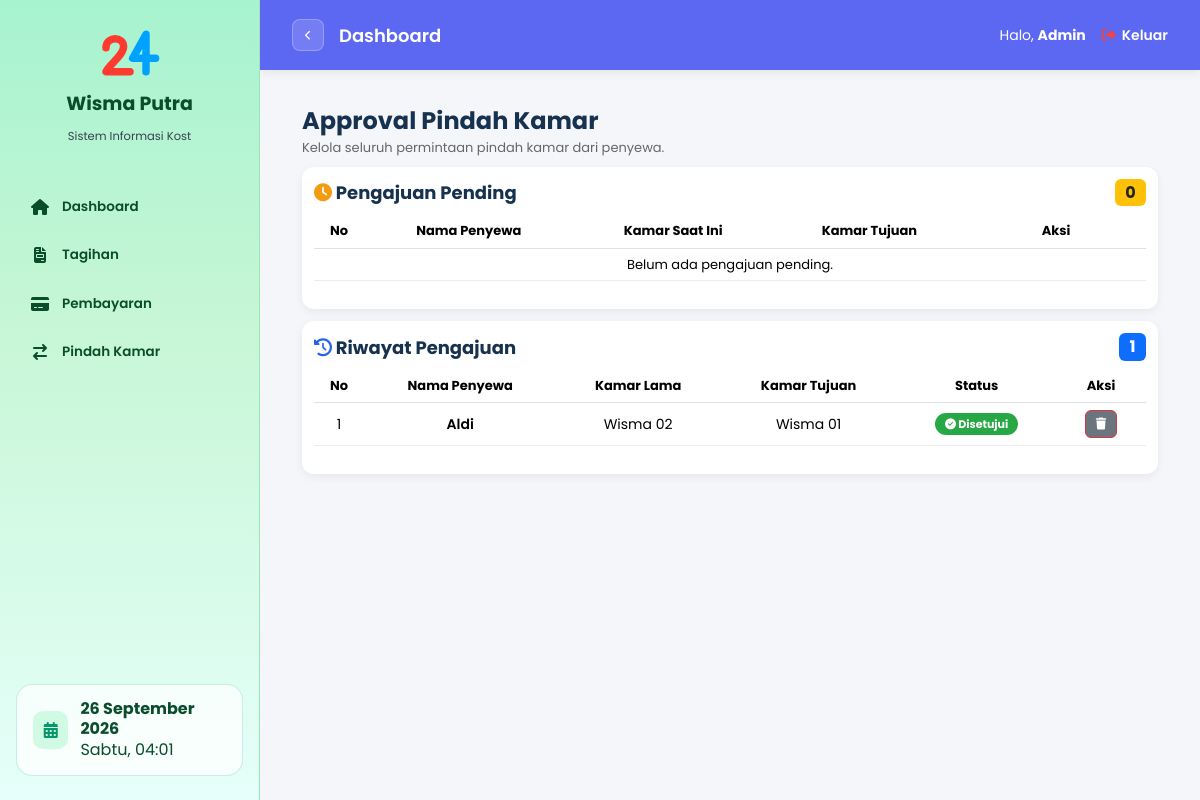
/approval-kamar/ (signed in), run on the app's committed database.
### kos/models.py (models this page shows, shortened)
class RequestPindahKamar(models.Model):
    penyewa = models.ForeignKey(Penyewa, on_delete=models.CASCADE)
    kamar_asal = models.ForeignKey(Kamar, on_delete=models.SET_NULL, null=True, blank=True, related_name='pindah_asal') # <--- INI WAJIB ADA
    kamar_tujuan = models.ForeignKey(Kamar, on_delete=models.CASCADE)
    tanggal_request = models.DateTimeField(auto_now_add=True)
    status = models.CharField(
        max_length=20,
        choices=[
            ('Pending', 'Pending'),
            ('Disetujui', 'Disetujui'),
            ('Ditolak', 'Ditolak'),
            ('Selesai', 'Selesai'),
        ],
        default='Pending'
    )

class Penyewa(models.Model):
    user = models.OneToOneField(User, on_delete=models.CASCADE, null=True, blank=True)
    nama = models.CharField(max_length=100)
    no_hp = models.CharField(max_length=15, blank=True)
    nik = models.CharField(max_length=16, blank=True)
    kamar = models.ForeignKey(Kamar, on_delete=models.SET_NULL, null=True, blank=True)
    tanggal_masuk = models.DateField(null=True, blank=True)
    tanggal_keluar = models.DateField(null=True, blank=True)
    foto_ktp = models.ImageField(upload_to='ktp/', null=True, blank=True)
    fasilitas = models.ManyToManyField(Fasilitas, blank=True)
    status = models.CharField(
        max_length=20,
        choices=[
            ('Pending', 'Pending'),
            ('Aktif', 'Aktif'),
            ('Keluar', 'Keluar')
        ],
        default='Pending'
    )

class Kamar(models.Model):
    nomor_kamar = models.CharField(max_length=10)
    harga = models.IntegerField()
    status = models.CharField(
        max_length=20,
        choices=[
            ('Kosong', 'Kosong'),
            ('Terisi', 'Terisi')
        ],
        default='Kosong'
    )

### kos/views.py (the view)
# urls.py: path('approval-kamar/', views.approval_kamar, name='approval_kamar'),
@login_required
def approval_kamar(request):
    pending = RequestPindahKamar.objects.filter(status='Pending')
    riwayat = RequestPindahKamar.objects.exclude(status='Pending')
    return render(request, 'kos/approval_kamar.html', {
        'pending': pending,
        'riwayat': riwayat
    })

### kos/templates/kos/approval_kamar.html (shortened to what this page needs)
{% extends 'kos/base_admin.html' %}
{% block content %}
<div class="approval-page">
    <div class="page-header">
        <h2>Approval Pindah Kamar</h2>
        <p>Kelola seluruh permintaan pindah kamar dari penyewa.</p>
    </div>
    <div class="card-box">
        <div class="card-title d-flex justify-content-between align-items-center">
            <div>
                <i class="fa fa-clock" style="color:#f39c12;"></i> Pengajuan Pending
            </div>
            <span class="badge bg-warning text-dark fs-6">
                {{ pending|length }}
            </span>
        </div>
        <div class="table-responsive">
            <table class="table">
                <thead>
                    <tr>
                        <th width="50">No</th>
                        <th>Nama Penyewa</th>
                        <th>Kamar Saat Ini</th>
                        <th>Kamar Tujuan</th>
                        <th width="180">Aksi</th>
                    </tr>
                </thead>
                <tbody>
                {% for d in pending %}
                <tr>
                    <td>{{ forloop.counter }}</td>
                    <td class="nama">{{ d.penyewa.nama }}</td>
                    <td>
                        {% if d.penyewa.kamar %}
                            {{ d.penyewa.kamar.nomor_kamar }}
                        {% else %}
                            -
                        {% endif %}
                    </td>
                    <td>{{ d.kamar_tujuan.nomor_kamar }}</td>
                    <td>
                        <div class="aksi">
                            <a href="{% url 'setujui_kamar' d.id %}" class="btn btn-yes">
                                <i class="fa fa-check"></i> Setujui
                            </a>
                            <a href="{% url 'tolak_kamar' d.id %}" class="btn btn-no">
                                <i class="fa fa-times"></i> Tolak
                            </a>
                        </div>
                    </td>
                </tr>
                {% empty %}
                <tr>
                    <td colspan="5" class="kosong">
                        Belum ada pengajuan pending.
                    </td>
                </tr>
                {% endfor %}
                </tbody>
            </table>
        </div>
    </div>
    <div class="card-box">
        <div class="card-title d-flex justify-content-between align-items-center">
            <div>
                <i class="fa fa-history" style="color:#2563eb;"></i> Riwayat Pengajuan
            </div>
            <span class="badge bg-primary fs-6">
                {{ riwayat|length }}
            </span>
        </div>
        <div class="table-responsive">
            <table class="table">
                <thead>
                    <tr>
                        <th width="50">No</th>
                        <th>Nama Penyewa</th>
                        <th>Kamar Lama</th>
                        <th>Kamar Tujuan</th>
                        <th>Status</th>
                        <th width="90">Aksi</th>
                    </tr>
                </thead>
                <tbody>
                {% for d in riwayat %}
                <tr>
                    <td>{{ forloop.counter }}</td>
                    <td class="nama">{{ d.penyewa.nama }}</td>
                    <td>
                        {% if d.kamar_asal %}
                            {{ d.kamar_asal.nomor_kamar }}
                        {% else %}
                            -
                        {% endif %}
                    </td>
                    <td>{{ d.kamar_tujuan.nomor_kamar }}</td>
                    <td>
                        {% if d.status == "Pending" %}
                            <span class="status pending"><i class="fa fa-clock"></i> Pending</span>
                        {% elif d.status == "Disetujui" %}
                            <span class="status disetujui"><i class="fa fa-check-circle"></i> Disetujui</span>
                        {% else %}
                            <span class="status ditolak"><i class="fa fa-times-circle"></i> Ditolak</span>
                        {% endif %}
                    </td>
                    <td>
                        <div class="aksi">
                            <a href="{% url 'hapus_riwayat_pindah' d.id %}"
                               class="btn btn-danger"
                               onclick="return confirm('Yakin ingin menghapus riwayat ini?')">
                               <i class="fa fa-trash"></i>
                            </a>
                        </div>
                    </td>
                </tr>
                {% empty %}
                <tr>
                    <td colspan="6" class="kosong">
                        Belum ada riwayat pengajuan.
                    </td>
                </tr>
                {% endfor %}
                </tbody>
            </table>
        </div>
    </div>
</div>
{% endblock %}

### kos/templates/kos/base_admin.html (style rules this page uses)
* { margin: 0; padding: 0; box-sizing: border-box; font-family: 'Poppins', sans-serif; }
html, body { width: 100%; height: 100%; background: #F8FAFC; overflow-x: hidden !important; }

### kos/templates/kos/approval_kamar.html (style rules this page uses)
body { background:#f4f6f9; }
.approval-page { max-width:1100px; margin:5px auto; padding:0 10px; }
.page-header { margin-bottom:10px; }
.page-header h2 { font-size:24px; color:#17324f; font-weight:700; margin-bottom:2px; }
.page-header p { color:#666; font-size:13px; margin:0; }
.card-box { background:#fff; border-radius:12px; box-shadow:0 3px 10px rgba(0,0,0,.06); padding:12px; margin-bottom:12px; }
.card-title { font-size:18px; font-weight:700; color:#17324f; margin-bottom:8px; }
.table-responsive { overflow-x:auto; }
.table { width:100%; border-collapse:collapse; font-size:14px; }
.table thead { background:#17324f; color:white; }
.table th { padding:7px 10px; text-align:center; font-size:13px; }
.table td { padding:6px 10px; text-align:center; vertical-align:middle; border-bottom:1px solid #ececec; }
.nama { font-weight:600; }
.status { display:inline-block; padding:3px 10px; border-radius:20px; color:white; font-size:11px; font-weight:bold; }
.disetujui { background:#28a745; }
.btn { display:inline-block; padding:4px 10px; border-radius:6px; color:white; text-decoration:none; font-size:12px; font-weight:600; transition:.3s; margin:1px; }
.btn-danger { background:#6c757d; }
.aksi { display:flex; justify-content:center; align-items:center; gap:4px; flex-wrap:wrap; }
.kosong { text-align:center; color:#888; padding:12px; font-size:13px; }

### data on the page
RequestPindahKamar: penyewa.nama "Aldi", kamar_asal.nomor_kamar "Wisma 02", kamar_tujuan.nomor_kamar "Wisma 01", status "Disetujui" (drawn)

### other printed values
{{ pending|length }} "0"
{{ riwayat|length }} "1"
